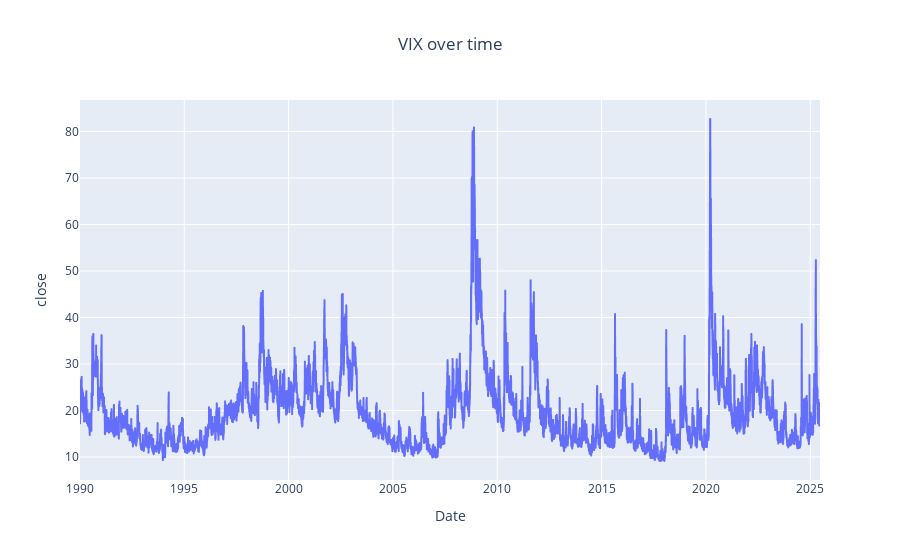

Notebook code for this chart:
### Code cell
# Dynamic visualisation of VIX prices
fig = px.line(vix,
              x=vix.index,
              y="close",
              title='VIX over time')
fig.update_layout(title_x=0.5)  # This will center the title horizontally

fig.show()

### Figure 1 — Plotly figure (JSON) as saved in the notebook; plotly's stock layout.template omitted (floating-point values rounded to 4 significant figures; data arrays with more than 128 entries replaced by an {"elided": "..."} marker saying what was removed)
{"data": [{"hovertemplate": "Date=%{x}<br>close=%{y}<extra></extra>", "legendgroup": "", "line": {"color": "#636efa", "dash": "solid"}, "marker": {"symbol": "circle"}, "mode": "lines", "name": "", "showlegend": false, "type": "scattergl", "x": {"elided": "8933 str values"}, "xaxis": "x", "y": {"elided": "8933 float values"}, "yaxis": "y"}], "layout": {"legend": {"tracegroupgap": 0}, "title": {"text": "VIX over time", "x": 0.5}, "xaxis": {"anchor": "y", "domain": [0, 1], "title": {"text": "Date"}}, "yaxis": {"anchor": "x", "domain": [0, 1], "title": {"text": "close"}}}}
